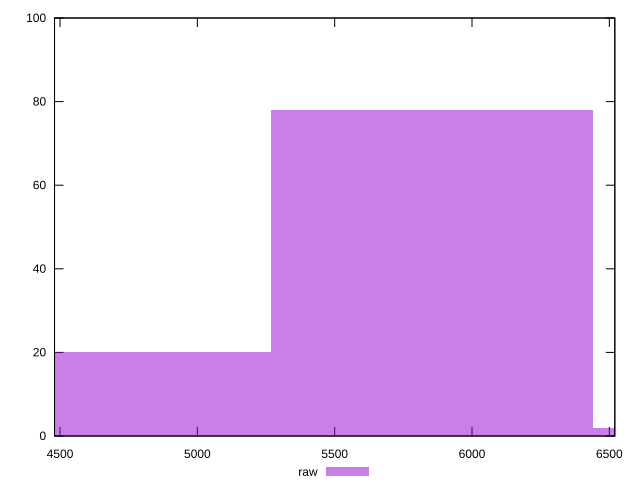

The gnuplot source for this figure:
reset

$raw <<EOF
5854.993588565699 78
4683.994870852559 20
7025.992306278838 2
EOF

set key outside below
set boxwidth 1170.9987177131397
set xrange [4480:6520]
set yrange [0:100]
set trange [0:100]
set style fill transparent solid 0.5 noborder
set terminal svg size 640, 490 enhanced background rgb 'white'
set output "reports/report_00027_2021-02-24T12-40-31.850Z/uses-text-compression/samples/music/raw/histogram.svg"

plot $raw title "raw" with boxes

reset
